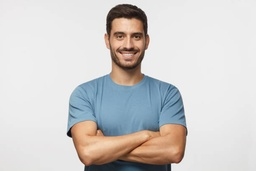
#> input picture Images/Originals/man.jpg, 256 x 171 px, shrunk from 612 x 408 before the run
$ python main.py
#> lines starting #> are read from the running program, lines starting #| are printed output that depends on the picture; after the words box and inside, x2 and y2 are one past the last pixel; in counts of white or black regions, pixels touching at a corner belong together
### modules/im_proc.py
from modules.filters import grey
from modules.filters import enhance
from modules.filters import blur
from modules.filters import edge
from PIL import Image

class Convolve:
    def __init__(self, name):
        self.name = name
        self.base_name = name.split('/')[-1:][0]

        self.get_image()
        self.get_size()

    def get_image(self):
        self.im = Image.open(self.name)
#> self.im is the input picture: PIL image 256x171 RGB; mean R, G, B 208.1, 205.8, 204.5
        self.px = self.im.load()

    def get_size(self):
        self.W = self.im.size[0]
#> self.W = 256
        self.H = self.im.size[1]
#> self.H = 171

    def Grey(self):
        print('Greyscaling .....')
        grey.Grey(self.px, self.W, self.H, self.base_name)
        self.im = Image.open('Images/Grey/'+self.base_name)
        self.px = self.im.load()

    def Enhance(self):
        print('Enhancing .......')
        enhance.Enhance(self.px, self.W, self.H, self.base_name)
        self.im = Image.open('Images/Enhance/'+self.base_name)
        self.px = self.im.load()

    def Blur(self, ws=3):
        print('Blurring ........')
        blur.Blur(self.px, self.W, self.H, self.base_name, ws)
        self.im = Image.open('Images/Blur/'+self.base_name)
        self.px = self.im.load()

    def Edge(self, ws=3):
        self.Grey()
        self.Blur(ws)
        print('Finding edges ...')
        edge.Edge(self.px, self.W, self.H, self.base_name)
        self.im = Image.open('Images/Edge/'+self.base_name)
        self.px = self.im.load()
        self.Enhance()

### modules/filters/grey.py
import math
from PIL import Image

class Grey:
    def __init__(self, px, w, h, name):
#> called with w = 256, h = 171, name = 'man.jpg'
        self.px = px
        self.w = w
#> self.w = 256
        self.h = h
#> self.h = 171
        self.name = name

        self.grey()

    def convert(self, pixel):
        theta = math.acos(math.sqrt(6)/3)
        r = sum([c**2 for c in pixel])
        r = math.sqrt(r)
        C = int(r * (math.sqrt(2)/2) * math.cos(theta))
        return (C, C, C)

    def grey(self):
        im = Image.new('RGB', (self.w, self.h), 0)
#> im: PIL image 256x171 RGB; every value is 0
        px = im.load()

        for i in range(self.h):
            for j in range(self.w):
                px[j, i] = self.convert(list(self.px[j, i]))

        im.save('Images/Grey/'+self.name)
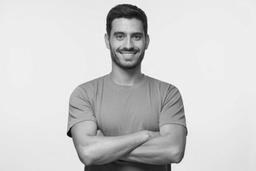
#> saved as man.jpg: PIL image 256x171 RGB; min 12, max 250, mean 206.5

### modules/filters/blur.py
import math
import numpy as np
from PIL import Image

class Blur:
    def __init__(self, px, w, h, name, ws=3):
        self.px = px
        self.w = w
        self.h = h
        self.ws = ws # Window size
        self.name = name.split('/')[-1:][0]

        self.set_kernel()
        self.blur()

    def set_kernel(self):
        B = math.floor(self.ws / 2)
        vals = [2*(a**2) for a in range(B+1)]
        var = sum(vals) / self.ws
        norm_const = 1 / (2*math.pi*var)

        self.kernel = np.zeros((self.ws, self.ws), dtype=np.single)

        for i in range(B, -B-1, -1):
            for j in range(-B, B+1):
                self.kernel[B-i][j+B] = norm_const * math.exp(-((j**2)/(2*var)) - ((i**2)/(2*var)))

    def convolve(self, win):
        C = 0

        for i in range(self.ws):
            for j in range(self.ws):
                C += self.kernel[i][j] * win[i][j]

        c = int(C / np.sum(self.kernel))

        return (c, c, c)

    def blur(self):
        B = math.floor(self.ws / 2)
        im = Image.new('RGB', (self.w, self.h), 0)
        p = im.load()

        window = np.zeros((self.ws, self.ws), dtype=np.single)
        for i in range(B, self.w-B):
            for j in range(B, self.h-B):
                for k in range(-B, B+1):
                    for m in range(-B, B+1):
                        window[k][m] = list(self.px[i+m, j+k])[0]
                p[i, j] = self.convolve(window)
                window[:] = 0

        im.save('Images/Blur/'+self.name)
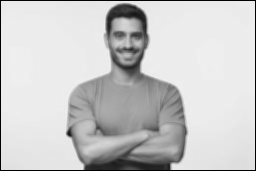
#> saved as man.jpg: PIL image 256x171 RGB; min 0, max 240, mean 201.5


### modules/filters/edge.py
import math
import numpy as np
from PIL import Image

class Edge:
    def __init__(self, px, w, h, name, ws=3):
        self.px = px
        self.w = w
        self.h = h
        self.ws = 3
        self.name = name.split('/')[-1:][0]
        self.threshold = 0.05

        self.set_kernel()
        self.get_edges()

    def set_kernel(self):
        self.kernel_x = np.array([[1, 0, -1], [2, 0, -2], [1, 0, -1]])
        self.kernel_y = np.array([[1, 2, 1], [0, 0, 0], [-1, -2, -1]])

    def convolve(self, win):
        G_x = 0
        G_y = 0

        for i in range(self.ws):
            for j in range(self.ws):
                G_x += self.kernel_x[i][j] * win[i][j]
                G_y += self.kernel_y[i][j] * win[i][j]

        return math.sqrt(G_x**2 + G_y**2) / 1081.9

    def get_edges(self):
        im = Image.new('RGB', (self.w, self.h), 0)
        p = im.load()
        window = np.zeros((self.ws, self.ws), dtype=np.single)

        for i in range(1, self.w-1):
            for j in range(1, self.h-1):
                for k in range(-1, 2):
                    for m in range(-1, 2):
                        window[k][m] = list(self.px[i+m, j+k])[0]
                G = self.convolve(window)
                if (G > self.threshold):
                    p[i, j] = (255,255,255)
                window[:] = 0

        im.save('Images/Edge/'+self.name)
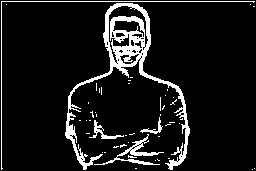
#> saved as man.jpg: PIL image 256x171 RGB; 9.5% white; 48 white regions (43 under 20 px), largest, box (x1, y1, x2, y2) and area: (65, 3, 190, 170) 2934, (1, 1, 255, 170) 424, (94, 134, 164, 165) 389, (89, 120, 124, 139) 153, (140, 117, 163, 134) 92

### modules/filters/enhance.py
import math
import numpy as np
from PIL import Image

class Enhance:
    def __init__(self, px, w, h, name):
        self.px = px
        self.w = w
        self.h = h
        self.ws = 3
        self.name = name.split('/')[-1:][0]

        self.set_kernel()
        self.enhance()

    def set_kernel(self):
        self.kernel = np.array([[-1/8,-1/8,-1/8],[-1/8,1,-1/8],[-1/8,-1/8,-1/8]])

    def convolve(self, win):
        C = 0

        for i in range(self.ws):
            for j in range(self.ws):
                C += self.kernel[i][j] * win[i][j]

        c = int(C)
        return (c, c, c)

    def enhance(self):
        B = math.floor(self.ws / 2)
        im = Image.new('RGB', (self.w, self.h), 0)
        p = im.load()
        window = np.zeros((self.ws, self.ws), dtype=np.single)

        for i in range(B, self.w-B):
            for j in range(B, self.h-B):
                for k in range(-B, B+1):
                    for m in range(-B, B+1):
                        window[k][m] = list(self.px[i+m, j+k])[0]
                p[i, j] = self.convolve(window)
                window[:] = 0

        im.save('Images/Enhance/'+self.name)
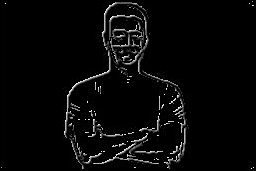
#> saved as man.jpg: PIL image 256x171 RGB; min 0, max 255, mean 7.7

### main.py
from modules import im_proc
from PIL import Image

def main():
    I = im_proc.Convolve('Images/Originals/man.jpg')
    I.Edge()

if __name__ == '__main__':
    main()

$ run again, with Images/Originals/gear.jpg copied over Images/Originals/man.jpg
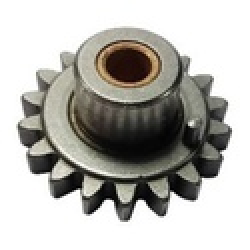
#> input picture Images/Originals/gear.jpg, 125 x 125 px, shrunk from 300 x 300 before the run (shown 2 times larger)
#> in get_image, self.im is the input picture: PIL image 125x125 RGB; mean R, G, B 183.7, 182.4, 178
#> im: PIL image 125x125 RGB; every value is 0
#> in get_edges, `im.save('Images/Edge/'+self.name)`:
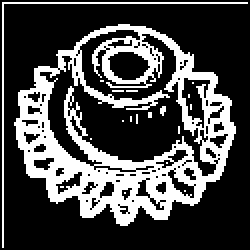
#> saved as man.jpg: PIL image 125x125 RGB (shown 2 times larger); 28.6% white; 19 white regions (17 under 20 px), largest, box (x1, y1, x2, y2) and area: (7, 12, 118, 113) 4165, (1, 1, 124, 124) 245
#> in enhance, `im.save('Images/Enhance/'+self.name)`:
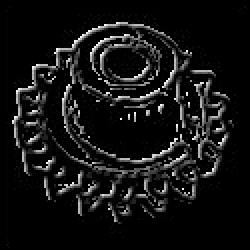
#> saved as man.jpg: PIL image 125x125 RGB (shown 2 times larger); min 0, max 254, mean 19.2
